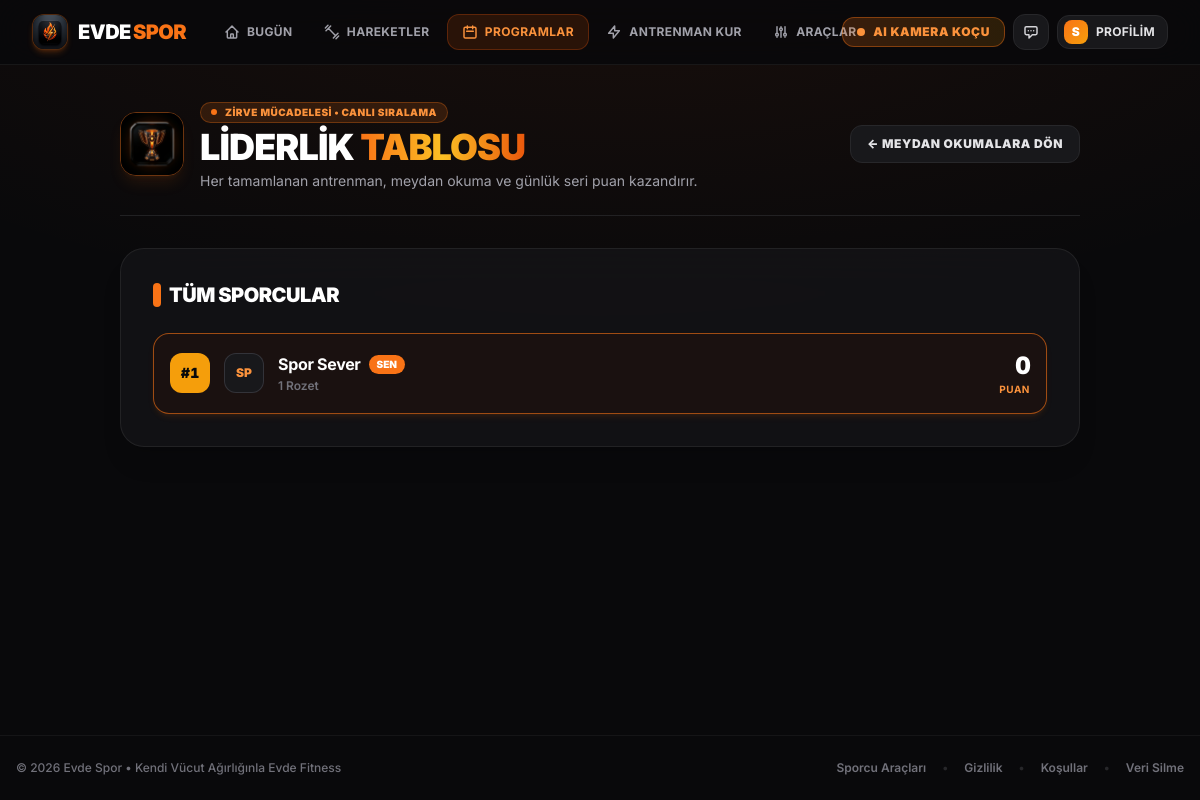
Page /liderlik-tablosu (signed in) on the committed database.
### models.py (models this page shows)
class User(UserMixin, db.Model):
    id = db.Column(db.Integer, primary_key=True)
    name = db.Column(db.String(100), nullable=False)
    email = db.Column(db.String(120), unique=True, nullable=False)
    password_hash = db.Column(db.String(256), nullable=False)
    avatar_url = db.Column(db.Text, nullable=True)
    created_at = db.Column(db.DateTime, default=datetime.utcnow)
    water_intake_ml = db.Column(db.Integer, default=0)
    fasting_start = db.Column(db.DateTime, nullable=True)
    quiz_completed = db.Column(db.Boolean, default=False)
    goal = db.Column(db.String(50), nullable=True)
    fitness_level = db.Column(db.String(50), nullable=True)
    target_area = db.Column(db.String(50), nullable=True)
    current_streak = db.Column(db.Integer, default=0)
    longest_streak = db.Column(db.Integer, default=0)
    last_active_date = db.Column(db.Date, nullable=True)
    favorites = db.relationship('Exercise', secondary=user_favorites, lazy='subquery',
        backref=db.backref('favorited_by', lazy=True))

### app.py (the view)
    @app.route('/liderlik')
    @app.route('/liderlik-tablosu')
    def leaderboard():
        users = User.query.all()
        leaderboard_data = []
        for u in users:
            total_duration = sum([p.duration_spent or 0 for p in u.progress])
            leaderboard_data.append({
                'name': u.name,
                'avatar_url': u.avatar_url,
                'score': total_duration,
                'badges': len(u.badges)
            })
        leaderboard_data = sorted(leaderboard_data, key=lambda x: x['score'], reverse=True)[:10]
        return render_template('leaderboard.html', leaderboard_data=leaderboard_data)

### models.py (called while the page is built)
@login_manager.user_loader
def load_user(user_id):
    return User.query.get(int(user_id))

### templates/leaderboard.html (shortened to what this page needs)
{% extends 'base.html' %}
{% block content %}
<div class="max-w-5xl mx-auto relative z-10 space-y-8 animate-fade-up">
    <div class="pb-6 border-b border-zinc-800/80 flex flex-col sm:flex-row sm:items-center justify-between gap-4">
        <div class="flex items-center gap-4">
            <img src="/static/images/challenges_trophy_icon.jpg" alt="Lider Tablosu" class="w-14 h-14 sm:w-16 sm:h-16 rounded-2xl object-cover border border-orange-500/40 shadow-lg shadow-orange-500/10 shrink-0">
            <div>
                <div class="inline-flex items-center gap-2 px-2.5 py-0.5 rounded-full text-[10px] font-black uppercase tracking-wider bg-orange-500/15 border border-orange-500/30 text-orange-400 mb-1">
                    <span class="w-1.5 h-1.5 rounded-full bg-orange-500 animate-pulse"></span>
                    <span>ZİRVE MÜCADELESİ &bull; CANLI SIRALAMA</span>
                </div>
                <h1 class="text-2xl sm:text-4xl font-black text-white font-heading uppercase tracking-tight leading-none">
                    Liderlik <span class="text-gradient">Tablosu</span>
                </h1>
                <p class="text-zinc-400 text-xs sm:text-sm mt-1 max-w-xl">
                    Her tamamlanan antrenman, meydan okuma ve günlük seri puan kazandırır.
                </p>
            </div>
        </div>
        <a href="/challenges" class="px-4 py-2.5 rounded-xl bg-zinc-900 hover:bg-zinc-800 border border-zinc-800 text-zinc-200 hover:text-white text-xs font-black uppercase tracking-wider transition-all self-start sm:self-center">
            &larr; Meydan Okumalara Dön
        </a>
    </div>
    <div class="rounded-3xl border border-zinc-800/80 bg-zinc-900/60 p-6 md:p-8 backdrop-blur-xl shadow-xl">
        <h3 class="text-xl font-black text-white font-heading uppercase tracking-tight mb-6 flex items-center gap-2">
            <span class="w-2 h-6 bg-orange-500 rounded-full"></span>
            Tüm Sporcular
        </h3>
        <div class="space-y-3">
            {% for row in leaderboard_data %}
                {% set is_curr = current_user.is_authenticated and current_user.name == row.name %}
                <div class="p-4 rounded-2xl border transition-all flex items-center justify-between
                    {% if is_curr %}
                        border-orange-500/60 bg-orange-950/20 shadow-md shadow-orange-500/10
                    {% elif loop.index <= 3 %}
                        border-zinc-800/90 bg-zinc-950/60
                    {% else %}
                        border-zinc-800/60 bg-zinc-950/30
                    {% endif %}">
                    <div class="flex items-center gap-3.5 min-w-0">
                        <div class="w-10 h-10 rounded-xl flex items-center justify-center font-black font-mono text-sm shrink-0
                            {% if loop.index == 1 %} bg-amber-500 text-zinc-950
                            {% elif loop.index == 2 %} bg-zinc-300 text-zinc-950
                            {% elif loop.index == 3 %} bg-amber-700 text-white
                            {% else %} bg-zinc-800 text-zinc-400 border border-zinc-700/50 {% endif %}">
                            #{{ loop.index }}
                        </div>
                        <div class="w-10 h-10 rounded-xl overflow-hidden bg-zinc-900 border border-zinc-700/70 flex items-center justify-center font-black text-xs text-orange-400 shrink-0">
                            {% if row.avatar_url %}
                                <img src="{{ row.avatar_url }}" alt="{{ row.name }}" class="w-full h-full object-cover">
                            {% else %}
                                {{ row.name[:2]|upper }}
                            {% endif %}
                        </div>
                        <div class="min-w-0">
                            <div class="flex items-center gap-2">
                                <h4 class="font-bold text-white text-base truncate">{{ row.name }}</h4>
                                {% if is_curr %}
                                    <span class="px-2 py-0.5 rounded-full text-[10px] font-black uppercase bg-orange-500 text-white">Sen</span>
                                {% endif %}
                            </div>
                            <div class="text-xs text-zinc-500 font-semibold flex items-center gap-2 mt-0.5">
                                <span>{{ row.badges }} Rozet</span>
                            </div>
                        </div>
                    </div>
                    <div class="text-right shrink-0 pl-4">
                        <div class="text-xl md:text-2xl font-black font-mono text-white tracking-tight">
                            {{ row.score }}
                        </div>
                        <div class="text-[10px] font-bold uppercase tracking-wider text-orange-400">
                            Puan
                        </div>
                    </div>
                </div>
            {% endfor %}
        </div>
    </div>
</div>
{% endblock %}

### templates/base.html (shortened to what this page needs)
<!DOCTYPE html>
<html lang="tr">
<head>
    <script src="https://cdn.tailwindcss.com"></script>
</head>
<body class="font-sans min-h-screen flex flex-col antialiased pb-24 md:pb-0" x-data="{ assistantOpen: false }">
{% if not hide_nav %}
{% set p = request.path %}
<nav class="glass-nav sticky top-0 z-50 text-white pt-safe">
    <div class="max-w-7xl mx-auto px-4 sm:px-6 lg:px-8">
        <div class="flex justify-between items-center h-16 gap-3">
            <div class="flex items-center gap-4 lg:gap-6 min-w-0">
                <a href="/" class="shrink-0 text-lg md:text-xl font-black tracking-tight uppercase text-white flex items-center gap-2.5 group">
                    <div class="w-9 h-9 rounded-xl overflow-hidden shadow-md shadow-orange-500/20 border border-orange-500/30 bg-zinc-950 shrink-0">
                        <img src="/static/images/app_logo.jpg" alt="Evde Spor Logo" class="w-full h-full object-cover">
                    </div>
                    <span class="font-heading font-black tracking-tight text-white flex items-center">
                        EVDE<span class="text-orange-500 ml-0.5">SPOR</span>
                    </span>
                </a>
                <div class="hidden md:flex items-center gap-1">
                    <a href="/" class="nav-link {% if p == '/' %}nav-active{% endif %}">
                        <svg class="w-4 h-4" fill="none" stroke="currentColor" stroke-width="2.2" viewBox="0 0 24 24"><path stroke-linecap="round" stroke-linejoin="round" d="M3 12l2-2m0 0l7-7 7 7M5 10v10a1 1 0 001 1h3m10-11l2 2m-2-2v10a1 1 0 01-1 1h-3m-6 0a1 1 0 001-1v-4a1 1 0 011-1h2a1 1 0 011 1v4a1 1 0 001 1m-6 0h6"/></svg>
                        <span>Bugün</span>
                    </a>
                    <a href="/egzersizler" class="nav-link {% if p.startswith('/egzersizler') or p.startswith('/egzersiz/') %}nav-active{% endif %}">
                        <svg class="w-4 h-4" fill="none" stroke="currentColor" stroke-width="2.2" viewBox="0 0 24 24"><path stroke-linecap="round" stroke-linejoin="round" d="M6.5 6.5L17.5 17.5M3 10l7-7M14 21l7-7M2 6l4-4M18 22l4-4"/></svg>
                        <span>Hareketler</span>
                    </a>
                    <a href="/programlar" class="nav-link {% if p.startswith('/programlar') or p.startswith('/challenges') or p.startswith('/liderlik') %}nav-active{% endif %}">
                        <svg class="w-4 h-4" fill="none" stroke="currentColor" stroke-width="2.2" viewBox="0 0 24 24"><path stroke-linecap="round" stroke-linejoin="round" d="M8 7V3m8 4V3m-9 8h10M5 21h14a2 2 0 002-2V7a2 2 0 00-2-2H5a2 2 0 00-2 2v12a2 2 0 002 2z"/></svg>
                        <span>Programlar</span>
                    </a>
                    <a href="/antrenman-olustur" class="nav-link {% if p.startswith('/antrenman-olustur') or p.startswith('/kalistenik-agaci') %}nav-active{% endif %}">
                        <svg class="w-4 h-4" fill="none" stroke="currentColor" stroke-width="2.2" viewBox="0 0 24 24"><path stroke-linecap="round" stroke-linejoin="round" d="M13 10V3L4 14h7v7l9-11h-7z"/></svg>
                        <span>Antrenman Kur</span>
                    </a>
                    <a href="/araclar" class="nav-link {% if p.startswith('/araclar') or p.startswith('/breathe') %}nav-active{% endif %}">
                        <svg class="w-4 h-4" fill="none" stroke="currentColor" stroke-width="2.2" viewBox="0 0 24 24"><path stroke-linecap="round" stroke-linejoin="round" d="M12 6V4m0 2a2 2 0 100 4m0-4a2 2 0 110 4m-6 8a2 2 0 100-4m0 4a2 2 0 110-4m0 4v2m0-6V4m6 6v10m6-2a2 2 0 100-4m0 4a2 2 0 110-4m0 4v2m0-6V4"/></svg>
                        <span>Araçlar</span>
                    </a>
                </div>
            </div>
            <div class="flex items-center gap-2 shrink-0">
                <a href="/ai-koc" class="hidden md:inline-flex items-center gap-2 px-3.5 py-1.5 rounded-xl bg-gradient-to-r from-orange-500/20 to-amber-500/15 hover:from-orange-500 hover:to-amber-500 border border-orange-500/40 text-orange-400 hover:text-white text-xs font-black uppercase tracking-wider transition-all">
                    <span class="w-2 h-2 rounded-full bg-orange-400 animate-pulse"></span>
                    <span>AI Kamera Koçu</span>
                </a>
                <button type="button" @click="assistantOpen = !assistantOpen" title="Akıllı Koç Asistanı"
                        class="w-9 h-9 rounded-xl bg-zinc-900 border border-zinc-800 hover:border-orange-500/50 flex items-center justify-center text-zinc-300 hover:text-orange-400 transition-colors cursor-pointer">
                    <svg class="w-4 h-4" fill="none" stroke="currentColor" stroke-width="2.2" viewBox="0 0 24 24"><path stroke-linecap="round" stroke-linejoin="round" d="M8 10h.01M12 10h.01M16 10h.01M9 16H5a2 2 0 01-2-2V6a2 2 0 012-2h14a2 2 0 012 2v8a2 2 0 01-2 2h-5l-5 5v-5z"/></svg>
                </button>
                {% if current_user.is_authenticated %}
                    <a href="/profil" class="whitespace-nowrap hover:border-orange-500/60 transition-colors pl-1.5 pr-3 py-1 text-xs font-bold text-zinc-200 uppercase tracking-wide flex items-center gap-2 bg-zinc-900 border border-zinc-800 rounded-xl">
                        {% if current_user.avatar_url %}
                            <img src="{{ current_user.avatar_url }}" alt="{{ current_user.name }}" class="w-6 h-6 rounded-lg object-cover border border-orange-500/40 shrink-0">
                        {% else %}
                            <span class="w-6 h-6 rounded-lg bg-gradient-to-br from-orange-500 to-amber-500 flex items-center justify-center text-white text-xs font-black">{{ (current_user.name or 'S')[:1]|upper }}</span>
                        {% endif %}
                        <span class="hidden sm:inline">Profilim</span>
                    </a>
                {% endif %}
            </div>
        </div>
    </div>
</nav>
{% endif %}
    <main class="{% if hide_nav %}w-full min-h-screen p-0 m-0 relative{% else %}flex-grow container mx-auto px-4 sm:px-6 lg:px-8 py-5 sm:py-8 relative z-10{% endif %}">
        {% block content %}{% endblock %}
    </main>
    {% if not hide_nav %}
    <footer class="bg-darkbg mt-auto py-6 text-center text-zinc-500 border-t border-zinc-900/80 relative z-10 text-xs">
        <div class="max-w-7xl mx-auto px-4 flex flex-col sm:flex-row items-center justify-between gap-3">
            <p class="text-zinc-500 font-medium">&copy; 2026 Evde Spor &bull; Kendi Vücut Ağırlığınla Evde Fitness</p>
            <div class="flex flex-wrap items-center justify-center gap-4 font-semibold text-zinc-500">
                <a href="/araclar" class="hover:text-orange-400 transition-colors">Sporcu Araçları</a>
                <span class="text-zinc-800">&bull;</span>
                <a href="/gizlilik-politikasi" class="hover:text-orange-400 transition-colors">Gizlilik</a>
                <span class="text-zinc-800">&bull;</span>
                <a href="/kullanim-kosullari" class="hover:text-orange-400 transition-colors">Koşullar</a>
                <span class="text-zinc-800">&bull;</span>
                <a href="/veri-silme" class="hover:text-red-400 transition-colors">Veri Silme</a>
            </div>
        </div>
    </footer>
    {% endif %}
</body>
</html>

### templates/base.html (style rules this page uses)
html { scroll-behavior: smooth; }
body { background-color: #09090b; color: #fafafa; font-family: 'Inter', -apple-system, BlinkMacSystemFont, 'Segoe UI', Roboto, sans-serif; -webkit-font-smoothing: antialiased; -moz-osx-font-smoothing: grayscale; background-image: radial-gradient(ellipse 80% 50% at 50% -10%, rgba(234,88,12,0.08), transparent); }
h1, h2, h3, h4, .font-heading, .font-display { font-family: 'Inter', -apple-system, BlinkMacSystemFont, sans-serif; font-weight: 800; letter-spacing: -0.02em; }
.font-mono { font-family: 'Inter', system-ui, sans-serif !important; font-variant-numeric: tabular-nums; }
.glass-nav { background: rgba(9, 9, 11, 0.88); backdrop-filter: blur(20px) saturate(180%); -webkit-backdrop-filter: blur(20px) saturate(180%); border-bottom: 1px solid rgba(255, 255, 255, 0.06); }
.nav-link { display: inline-flex; align-items: center; gap: 0.45rem; white-space: nowrap; padding: 0.48rem 0.85rem; border-radius: 0.75rem; font-size: 0.75rem; font-weight: 700; letter-spacing: 0.03em; text-transform: uppercase; color: #a1a1aa; transition: all .2s ease; }
.nav-active { color: #fb923c !important; background: rgba(234,88,12,0.14); border: 1px solid rgba(234,88,12,0.28); }
.text-gradient { background: linear-gradient(90deg, #f97316, #fbbf24, #ea580c); -webkit-background-clip: text; background-clip: text; color: transparent; }
.pt-safe { padding-top: env(safe-area-inset-top); }
a, button { -webkit-tap-highlight-color: transparent; }

### rows in the picture
User: name "S", name "SP", name "Spor Sever", badges "1", score "0"
